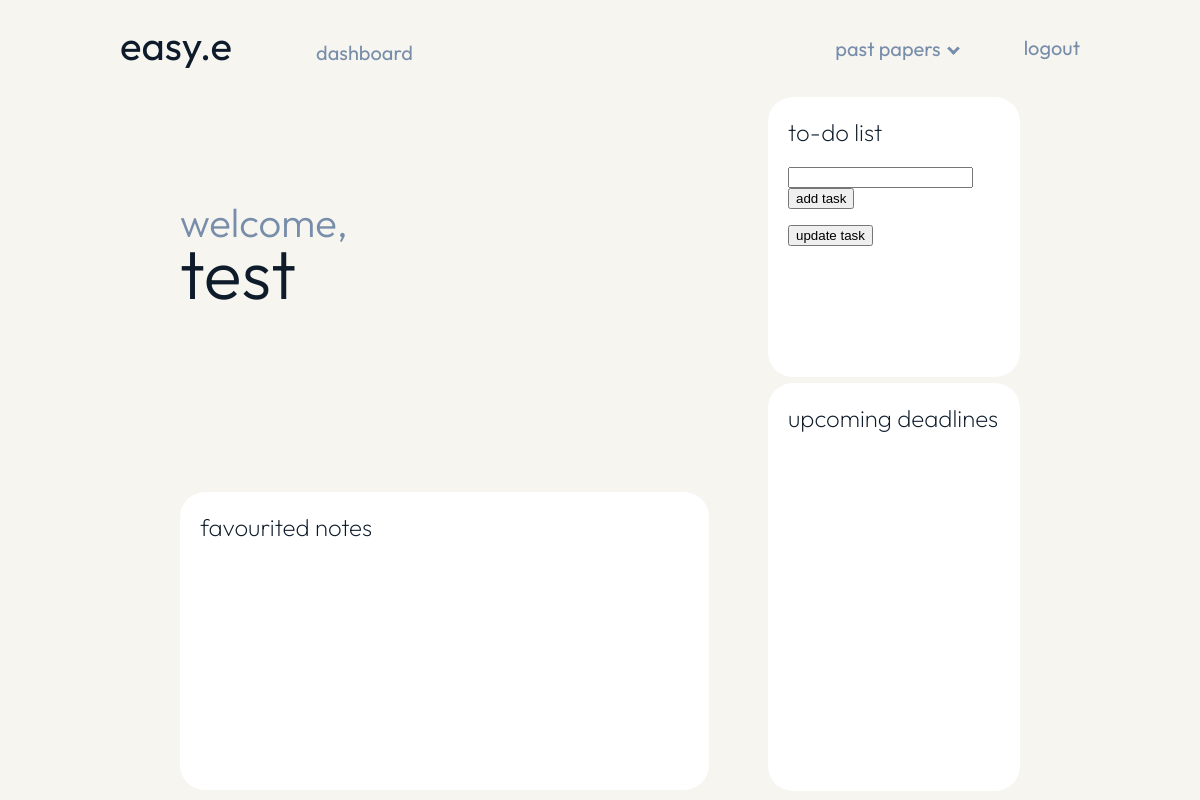
The app's page /dashboard (signed in), older data.
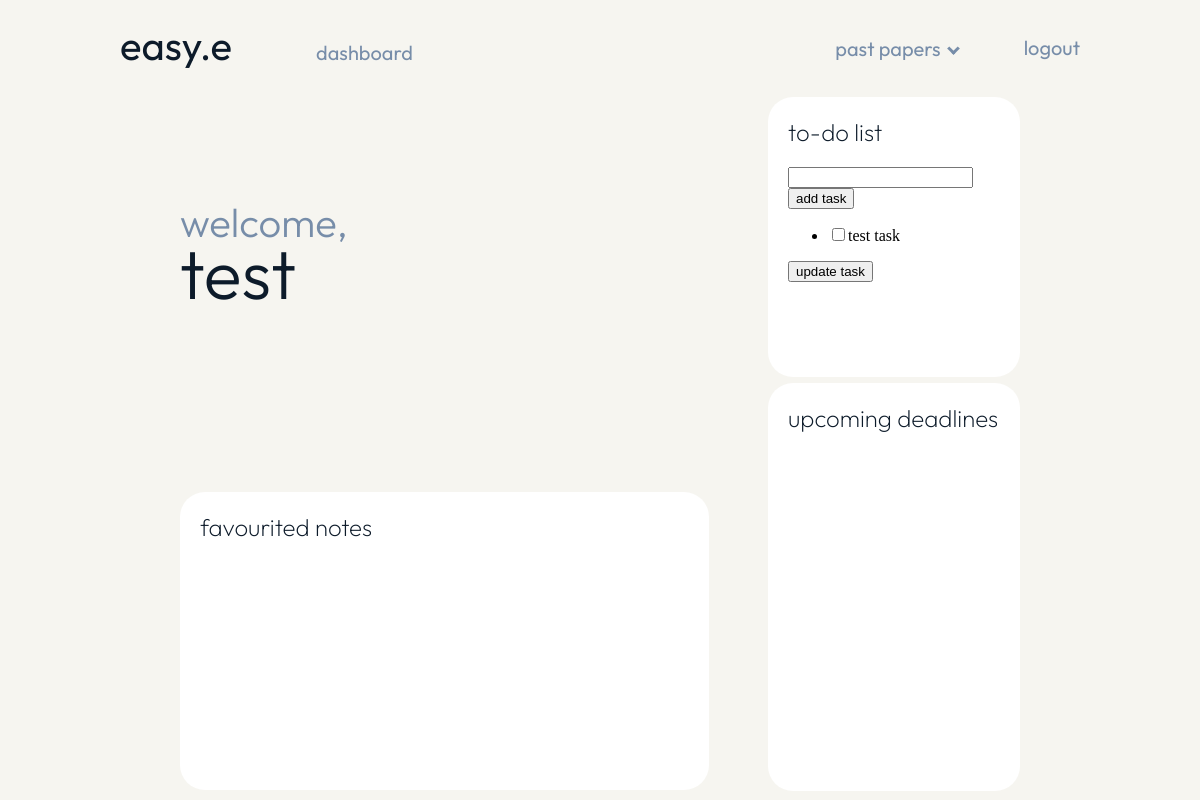
The same page, newer data.
### models.py (models this page shows, shortened)
class Todo(db.Model):
    __tablename__ = "todo"
    id = db.Column(db.Integer, primary_key=True)
    name = db.Column(db.Text())
    user = db.Column(db.Integer(), db.ForeignKey('user_login.id'))

### main.py (the view)
@app.route("/dashboard")
@login_required
def dashboard():
    tasks = models.Todo.query.filter_by(user=current_user.id)
    return render_template ("dashboard.html", name=current_user.name, tasks=tasks)

### main.py (called while the page is built)
@login_manager.user_loader
def load_user(user_id):
    return models.User.query.get(int(user_id))

### templates/dashboard.html (shortened to what this page needs)
<head>
    <link rel="stylesheet" href="/static/styles.css">
</head>
<nav class="navbar">
    <a id="home_button">easy.e</a>
    <a class="dashboard_button" href="{{url_for('dashboard')}}">dashboard</a>
    <a class="nav_button" href="{{url_for('logout')}}">logout</a>
    <div id="paper_dropdown">
        <button class="dropdown_button" href="{{url_for('papers')}}">past papers<i class="arrow down"></i></button>
    </div>
</nav>
<div class="page">
    <div class="dashboard_left">
        <div class="dashboard_header">
            <h1 class="welcome">welcome,</h1><h1 class="welcome_name">{{ name }}</h1>
        </div>
        <div class="favourites">
            <div class="favourites_text">
                <h2 class="dashboard_subheadings">favourited notes</h2>
            </div>
        </div>
    </div>
    <div class="dashboard_right">
        <div class="todo">
            <div class="todo_text">
                <h2 class="dashboard_subheadings">to-do list</h2>
                <div>
                    <form action="{{url_for('add_task')}}" method="POST">
                        <input type="text" name="new_task">
                        <input type="submit" value="add task">
                    </form>
                </div>
                <form action="/update_task" method="POST">
                    {% for task in tasks %}
                        <ul>
                            <li class="task"><input type="checkbox" name="task.id">{{ task.name }}</li>
                        </ul>
                    {% endfor %}
                    <input type="submit" value="update task">
                </form>
            </div>
        </div>
        <div class="calender">
            <div class="calender_text">
                <h2 class="dashboard_subheadings">upcoming deadlines</h2>
            </div>
        </div>
    </div>
</div>

Row changes from the older to the newer data that the page shows:
added Todo: name "test task"
